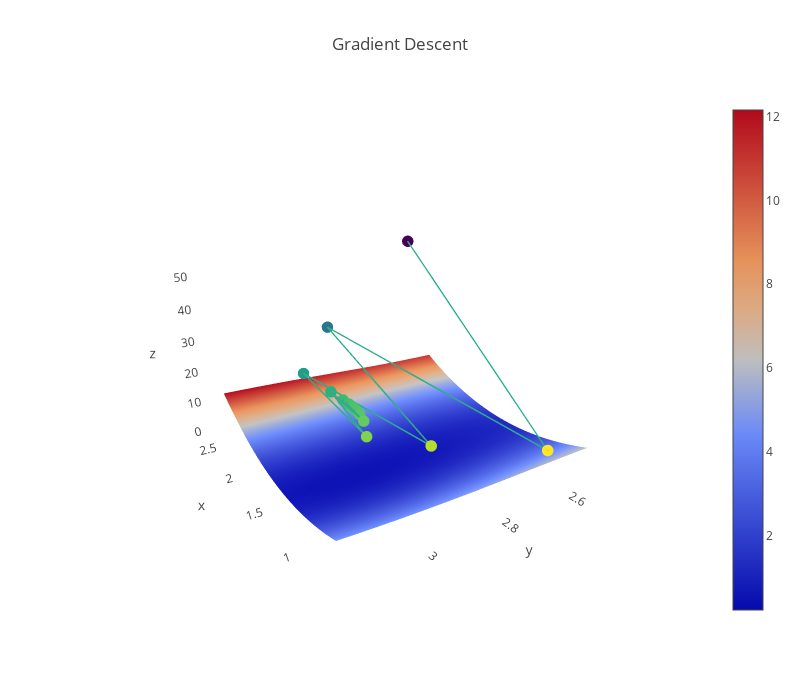

Notebook cell for this chart:
### Code cell
# Run me to see a 3D plot (gradient descent with static alpha)
plot_3d(ts[:, 0], ts[:, 1], loss, average_squared_loss, sin_model, x, y)

### Figure 1 — Plotly figure (JSON) as saved in the notebook; plotly's stock layout.template omitted (floating-point values rounded to 4 significant figures; data arrays with more than 128 entries replaced by an {"elided": "..."} marker saying what was removed)
{"data": [{"line": {"color": "rgb(50,170, 140)", "width": 3}, "marker": {"color": [-55.54, -6.723, -36.99, -12.03, -28.65, -15.91, -24.33, -18.27, -22.44, -19.46, -21.55, -20.06, -21.11, -20.36, -20.89, -20.52, -20.78, -20.59, -20.73, -20.63], "colorscale": "Viridis", "size": 4}, "type": "scatter3d", "uid": "a330cdf5-2606-494c-b0d2-b1e499b07bfd", "x": [2.601, 0.9034, 2.056, 1.159, 1.794, 1.322, 1.65, 1.423, 1.583, 1.471, 1.55, 1.494, 1.534, 1.506, 1.526, 1.512, 1.522, 1.515, 1.52, 1.516], "y": [2.601, 2.591, 2.963, 2.867, 3.073, 3.001, 3.029, 2.988, 3.01, 2.989, 3.002, 2.991, 2.998, 2.993, 2.996, 2.994, 2.995, 2.994, 2.995, 2.994], "z": [55.54, 6.723, 36.99, 12.03, 28.65, 15.91, 24.33, 18.27, 22.44, 19.46, 21.55, 20.06, 21.11, 20.36, 20.89, 20.52, 20.78, 20.59, 20.73, 20.63]}, {"type": "surface", "uid": "8c547406-2ca1-4d45-968e-2d2d9f2bfac3", "x": [0.8034, 0.8422, 0.8809, 0.9196, 0.9583, 0.9971, 1.036, 1.075, 1.113, 1.152, 1.191, 1.229, 1.268, 1.307, 1.346, 1.384, 1.423, 1.462, 1.501, 1.539, 1.578, 1.617, 1.655, 1.694, 1.733, 1.772, 1.81, 1.849, 1.888, 1.927, 1.965, 2.004, 2.043, 2.081, 2.12, 2.159, 2.198, 2.236, 2.275, 2.314, 2.353, 2.391, 2.43, 2.469, 2.507, 2.546, 2.585, 2.624, 2.662, 2.701], "y": [2.491, 2.505, 2.519, 2.533, 2.547, 2.561, 2.574, 2.588, 2.602, 2.616, 2.63, 2.644, 2.658, 2.672, 2.686, 2.7, 2.714, 2.728, 2.741, 2.755, 2.769, 2.783, 2.797, 2.811, 2.825, 2.839, 2.853, 2.867, 2.881, 2.894, 2.908, 2.922, 2.936, 2.95, 2.964, 2.978, 2.992, 3.006, 3.02, 3.034, 3.048, 3.061, 3.075, 3.089, 3.103, 3.117, 3.131, 3.145, 3.159, 3.173], "z": {"elided": "50x50 float values"}}], "layout": {"autosize": true, "height": 700, "scene": {"aspectmode": "manual", "aspectratio": {"x": 1, "y": 1, "z": 0.7}, "camera": {"eye": {"x": -1.743, "y": 1.071, "z": 0.71}, "up": {"x": 0, "y": 0, "z": 1}}, "xaxis": {"gridcolor": "rgb(255, 255, 255)", "showbackground": true, "zerolinecolor": "rgb(255, 255, 255)"}, "yaxis": {"gridcolor": "rgb(255, 255, 255)", "showbackground": true, "zerolinecolor": "rgb(255, 255, 255)"}, "zaxis": {"gridcolor": "rgb(255, 255, 255)", "showbackground": true, "zerolinecolor": "rgb(255, 255, 255)"}}, "title": {"text": "Gradient Descent"}, "width": 800}}
